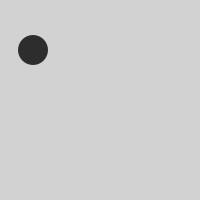
Frame 1 (no input)
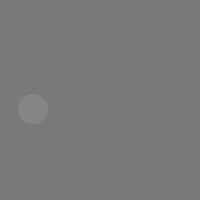
Frame 60 (the mouse pressed at the canvas centre just before this capture)
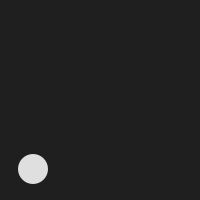
Frame 120 (the mouse held since frame 60 and released just before this capture)

The Processing sketch that drew these frames (run headless with seeded random() and noise(); from frame 60 on, the mouse is pressed at the canvas centre):

// Processing sketch: processing_162898
// ── processing_162898.pde

float y = 50.0;
float speed = 1;
float radius = 15.0;
 
void setup() {
  size(200, 200);
  smooth();
  ellipseMode(RADIUS);
  noStroke();
}
 
void draw() {
  if (y > height-radius) {
    speed = -1;
  }
  if (y < radius) {
    speed = 1;
  }
  if(speed == 1){
    fill(y * (255/( height - (2 * radius ))) - (2 * radius));
    background(255 - (y * (255/( height - (2 * radius )))) + (2 * radius));
  }
  if(speed == -1){
    background(y * (255/( height - (2 * radius ))) - (2 * radius));
    fill(255 - (y * (255/( height - (2 * radius )))) + (2 * radius));
  }
  ellipse(33, y, radius, radius);
  y = y + speed;
}
